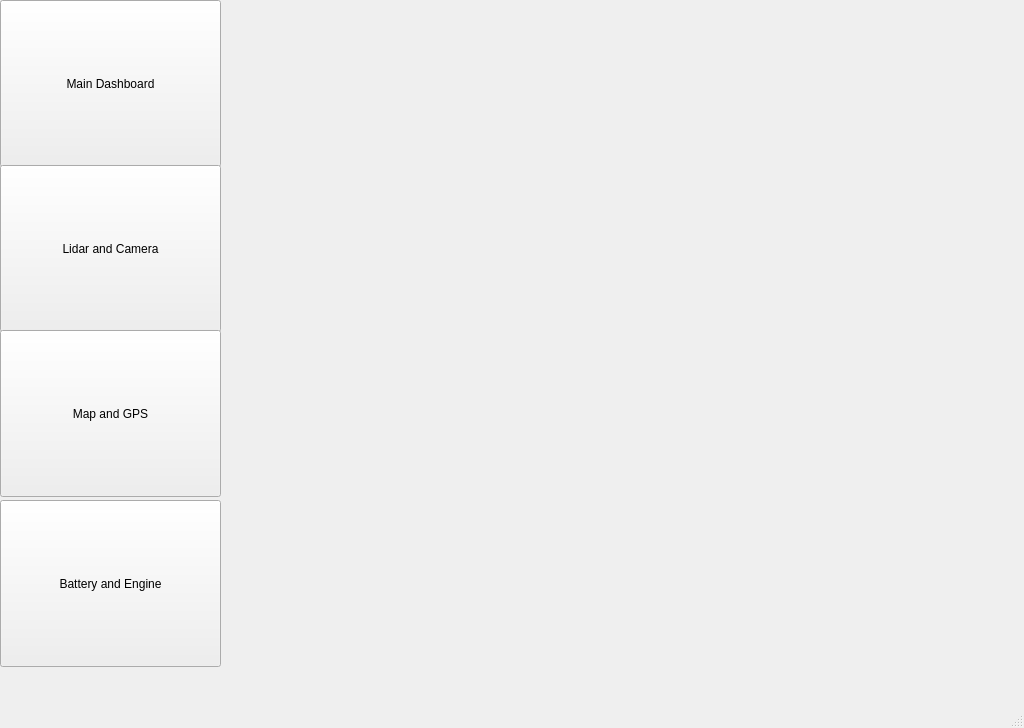
<?xml version="1.0" encoding="UTF-8"?>
<ui version="4.0">
 <class>MainWindow</class>
 <widget class="QMainWindow" name="MainWindow">
  <property name="geometry">
   <rect>
    <x>0</x>
    <y>0</y>
    <width>1024</width>
    <height>728</height>
   </rect>
  </property>
  <property name="windowTitle">
   <string>MainWindow</string>
  </property>
  <widget class="QWidget" name="centralwidget">
   <widget class="QLabel" name="label">
    <property name="geometry">
     <rect>
      <x>220</x>
      <y>0</y>
      <width>801</width>
      <height>691</height>
     </rect>
    </property>
    <property name="text">
     <string/>
    </property>
    <property name="pixmap">
     <pixmap>../fix_3.png</pixmap>
    </property>
    <property name="scaledContents">
     <bool>true</bool>
    </property>
   </widget>
   <widget class="QPushButton" name="main_window">
    <property name="geometry">
     <rect>
      <x>0</x>
      <y>0</y>
      <width>221</width>
      <height>167</height>
     </rect>
    </property>
    <property name="text">
     <string>Main Dashboard</string>
    </property>
   </widget>
   <widget class="QPushButton" name="lidar_window">
    <property name="geometry">
     <rect>
      <x>0</x>
      <y>165</y>
      <width>221</width>
      <height>167</height>
     </rect>
    </property>
    <property name="text">
     <string>Lidar and Camera</string>
    </property>
   </widget>
   <widget class="QPushButton" name="map_window">
    <property name="geometry">
     <rect>
      <x>0</x>
      <y>330</y>
      <width>221</width>
      <height>167</height>
     </rect>
    </property>
    <property name="text">
     <string>Map and GPS</string>
    </property>
   </widget>
   <widget class="QPushButton" name="battery_window">
    <property name="geometry">
     <rect>
      <x>0</x>
      <y>500</y>
      <width>221</width>
      <height>167</height>
     </rect>
    </property>
    <property name="text">
     <string>Battery and Engine</string>
    </property>
   </widget>
  </widget>
  <widget class="QMenuBar" name="menubar">
   <property name="geometry">
    <rect>
     <x>0</x>
     <y>0</y>
     <width>1024</width>
     <height>22</height>
    </rect>
   </property>
  </widget>
  <widget class="QStatusBar" name="statusbar"/>
 </widget>
 <resources/>
 <connections/>
</ui>
